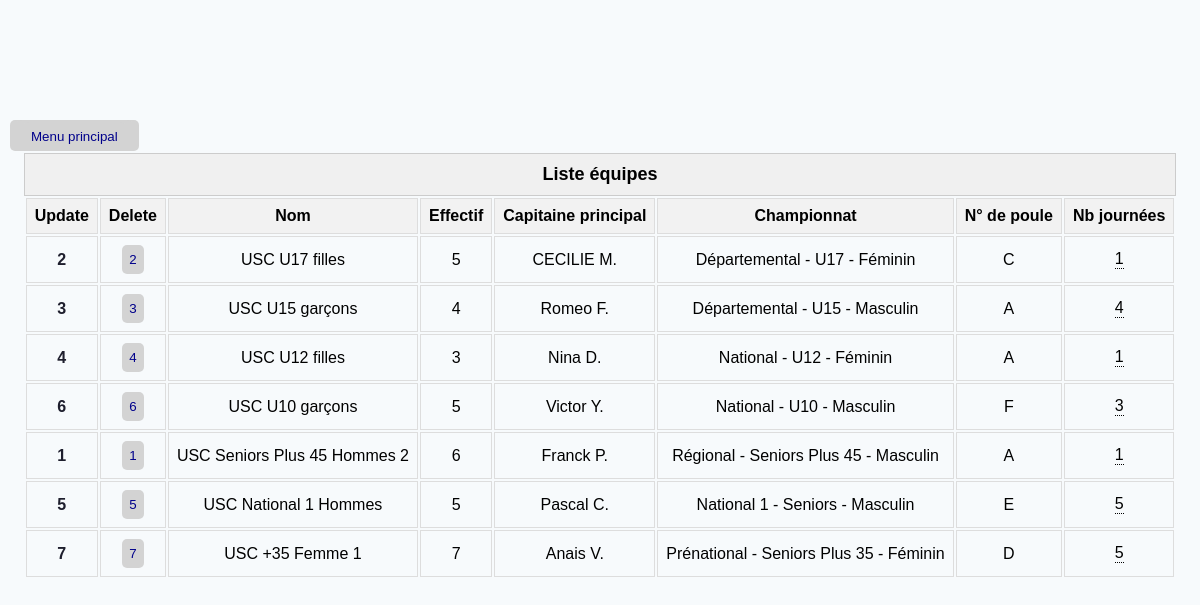
The app's page /teams, older data.
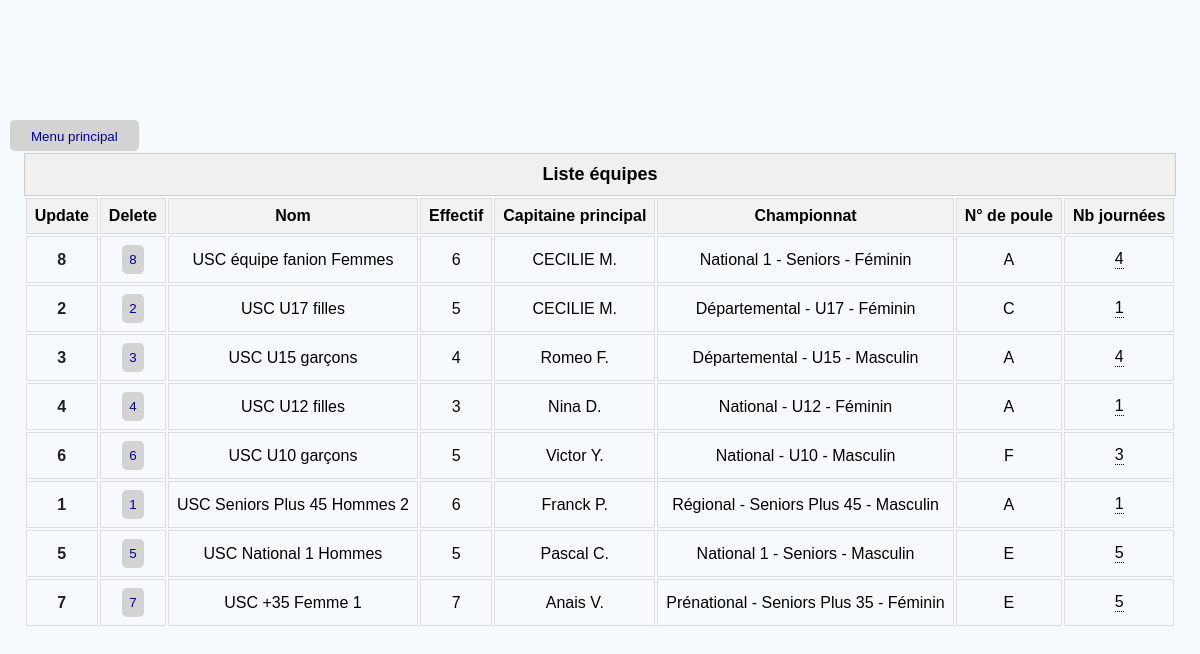
The same page, newer data.
### TennisModel.py (models this page shows, shortened)
class Team(db.Model):
    __tablename__ = 'team'
    id = db.Column(db.Integer, primary_key=True, autoincrement=True)
    name = db.Column(db.String(20), unique=True, nullable=False)
    captainId = db.Column(db.Integer, db.ForeignKey('player.id'))
    poolId = db.Column(db.Integer, db.ForeignKey('pool.id'))
    players = relationship('Player', secondary=player_team_association, back_populates='teams')  # Correction ici
    @property
    def championship_name(self):
        return self.pool.championship.name if self.pool else None
    @property
    def match_days(self):
        return Matchday.query.filter_by(poolId=self.poolId).all()
    @property
    def pool(self):
        return Pool.query.get(self.poolId) if self.poolId else None
    @property
    def captainName(self):
        is_captain = [p for p in self.players if p.id == self.captainId]
        return is_captain[0].name if is_captain else None

class License(db.Model):
    __tablename__ = 'license'
    id = db.Column(db.Integer, primary_key=True)
    firstName = db.Column(db.String(20), nullable=False)
    lastName = db.Column(db.String(20), nullable=False)
    letter = db.Column(db.String(1), nullable=False)
    year = db.Column(db.Integer, nullable=False)  # Année de la licence
    gender = db.Column(db.Integer, nullable=False)  # Champ masculin/féminin (0 pour masculin, 1 pour féminin, 2 pour mixte)
    rankingId = db.Column(db.Integer, ForeignKey('ranking.id'), nullable=False)
    ranking = relationship('Ranking', foreign_keys=[rankingId], back_populates='license')
    rankings = relationship('Ranking', back_populates='license', foreign_keys=[rankingId])
    players = relationship('Player', back_populates='license')

class Championship(db.Model):
    __tablename__ = 'championship'
    id = db.Column(db.Integer, primary_key=True)
    startDate = db.Column(db.Date, nullable=False)
    endDate = db.Column(db.Date, nullable=False)
    singlesCount = db.Column(db.Integer, nullable=False)
    doublesCount = db.Column(db.Integer, nullable=False)
    divisionId = db.Column(db.Integer, db.ForeignKey('division.id'))  # Ajout de la clé étrangère vers la division
    division = relationship('Division')  # Relation avec la division
    pools = relationship('Pool', back_populates='championship')  # Relation avec les poules du championnat
    @property
    def name(self):
        division = Division.query.get(self.divisionId)
        return f'{division.name}'

class Division(db.Model):
    __tablename__ = 'division'
    id = db.Column(db.Integer, primary_key=True)
    type = db.Column(db.Integer, nullable=False)  # Champ National/Prenational/Regional/Departmental
    number = db.Column(db.Integer, nullable=True)  # Niveau de division dans la catégorie définie dans type
    gender = db.Column(db.Integer, nullable=False)  # Champ masculin/féminin (0 pour masculin, 1 pour féminin, 2 pour mixte)
    ageCategoryId = db.Column(db.Integer, db.ForeignKey('age_category.id'), nullable=False)
    ageCategory = relationship('AgeCategory')
    @property
    def name(self) -> str:
        categories = {0: 'National', 1: 'Prénational', 2: 'Régional', 3: 'Départemental'}
        gender = {0: 'Masculin', 1: 'Féminin', 2: 'Mixte'}
        level = f' {self.number}' if self.number else ''
        return f'{categories[self.type]}{level} - {self.ageCategory} - {gender[self.gender]}'

class AgeCategory(db.Model):
    __tablename__ = 'age_category'
    id = db.Column(db.Integer, primary_key=True)
    type = db.Column(db.Integer, nullable=False)  # Champ Jeunes/Seniors/Vétérans (0 pour jeunes, 1 pour seniors, 2 pour vétérans)
    minAge = db.Column(db.Integer, nullable=False)
    maxAge = db.Column(db.Integer, nullable=False)
    @property
    def name(self) -> str:
        categories = {0: 'Jeunes', 1: 'Seniors', 2: 'Seniors Plus'}
        if self.type == 0:
            return f'U{self.minAge}'
        elif self.type == 1:
            return categories[self.type]
        else:
            return f'{categories[self.type]} {self.minAge}'
    def __repr__(self):
        return f'{self.name}'

class Pool(db.Model):
    __tablename__ = 'pool'
    id = db.Column(db.Integer, primary_key=True, autoincrement=True)
    letter = db.Column(db.String(1), nullable=True)
    championshipId = db.Column(db.Integer, ForeignKey('championship.id'))
    championship = relationship('Championship', back_populates='pools')
    matchdays = relationship('Matchday', back_populates='pool')
    matches = relationship('Match', back_populates='pool')

### flask_app.py (the view)
@app.route('/teams')
def show_teams():
    teams = Team.query.order_by(desc(Team.name)).all()
    return render_template('teams.html', teams=teams)

### TennisModel.py (called while the page is built)
    @property
    def name(self):
        return f'{self.license.firstName} {self.license.lastName[0]}.'

### flask_app.py (called while the page is built)
@app.before_request
def create_tables():
    db.create_all()

### templates/teams.html (shortened to what this page needs)
{% extends 'base.html' %}
{% block main %}
<main>
    {% if teams %}
    <table class="teams">
        <caption class="table-caption">Liste équipes</caption>
        <thead>
        <tr>
            <th>Update</th>
            <th>Delete</th>
            <th>Nom</th>
            <th>Effectif</th>
            <th>Capitaine principal</th>
            <th>Championnat</th>
            <th>N° de poule</th>
            <th>Nb journées</th>
        </tr>
        </thead>
        {% for team in teams %}
        <tr>
            <td><a href="{{ url_for('update_team', id=team.id) }}">{{team.id}}</a></td>
            <td><button onclick="confirmDelete({{ team.id }})">{{team.id}}</button></td>
            <td>{{ team.name }}</td>
            <td>{{ team.players|length }}</td>
            <td>{{ team.captainName or 'Pas de capitaine défini!' }}</td>
            <td>{{ team.championship_name }}</td>
            <td>{{ team.pool.letter or 'Pas de poule définie!' }}</td>
            <td>
                <div class="tooltip" onclick="toggleTooltip(this)">
                    {{ team.match_days|length}}
                </div>
            </td>
        </tr>
        {% endfor %}
    </table>
    {% else %}
    <p style="font-size: 16px; text-align: center;">Pas d'équipe enregistrée ✌️</p>
    {% endif %}
</main>
{% endblock main %}

### templates/base.html (shortened to what this page needs)
<!DOCTYPE html>
<html lang="fr">
<head>
    <link rel="stylesheet" href="{{ url_for('static', filename='css/style.css')}}">
</head>
<body>
    {% block main %}
    {% endblock main %}
</body>
</html>

### templates/partials/_menu.html
    <table class="menu">
        <tr>
            <td><a href="{{ url_for('welcome') }}"><button>Menu principal</button></a></td>
        </tr>
    </table>

### static/css/style.css (style rules this page uses)
body { background-color: #F7FAFC; justify-content: center; margin-top: 10%; font-family: Arial, Helvetica, sans-serif; }
a { color: #1E1E2D; font-size: 16px; font-weight: 600; text-decoration: none; }
button { color: darkblue; background-color: lightgray; padding: 7px; border: none; border-radius: 5px; border-collapse: collapse; }
table.menu tr, table.menu td { border: none; display: inline; text-align: center; color: darkblue; background-color: lightgray; padding: 7px; margin-bottom: 20px; border-radius: 5px; border-collapse: collapse; font-size: 16px; }
main { display: grid; justify-items: center; }
th, td { border: 1px solid #ddd; padding: 8px; text-align: center; }
th { background-color: #f2f2f2; }
.table-caption { font-weight: bold; font-size: 18px; padding: 10px; border: 1px solid #ccc; background-color: #f0f0f0; }
.tooltip { position: relative; display: inline-block; border-bottom: 1px dotted black; }

Row changes from the older to the newer data that the page shows:
added Team: id "8", name "USC équipe fanion Femmes", players|length "6", captainId.lastName "CECILIE M.", championship_name "National 1 - Seniors - Féminin", pool "A", match_days|length "4"
changed through a linked row, Team "USC +35 Femme 1": pool "D" → "E"
